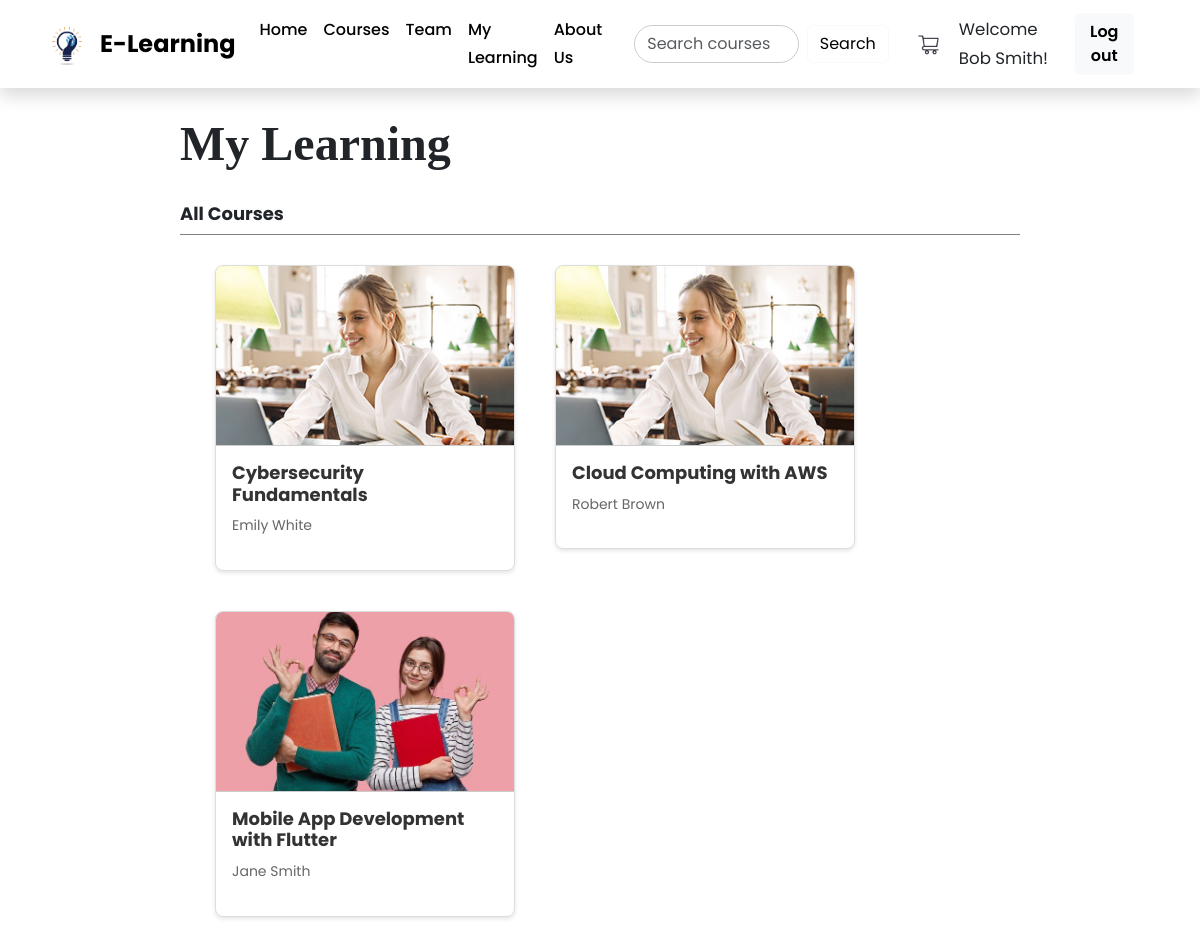
Page /my_learning/my_learning.php (signed in) on the committed database.
### tables this page shows
CREATE TABLE IF NOT EXISTS `old_cart` (
  `p_id` int DEFAULT NULL,
  `s_id` int DEFAULT NULL,
  `c_id` int DEFAULT NULL,
  KEY `p_id` (`p_id`),
  KEY `s_id` (`s_id`),
  KEY `c_id` (`c_id`)
);

CREATE TABLE IF NOT EXISTS `course` (
  `c_name` varchar(100) NOT NULL COMMENT 'Course Name',
  `c_id` int NOT NULL AUTO_INCREMENT COMMENT 'Course ID, Primary key that auto-increments',
  `c_desc` text NOT NULL COMMENT 'Description for course',
  `c_price` varchar(10) NOT NULL COMMENT 'Price of a course',
  `c_no_of_lessons` int NOT NULL COMMENT 'Number of lessons in a course',
  `c_image` varchar(100) NOT NULL COMMENT 'Path to course image',
  `i_id` int NOT NULL DEFAULT '1' COMMENT 'Instructor ID, foreign key from instructor table',
  `c_level` varchar(15) NOT NULL DEFAULT 'Beginner',
  PRIMARY KEY (`c_id`),
  KEY `fk_i_id` (`i_id`)
);

CREATE TABLE IF NOT EXISTS `instructor` (
  `i_name` varchar(50) NOT NULL COMMENT 'Instructor''s name',
  `i_id` int NOT NULL AUTO_INCREMENT COMMENT 'Instructor''s ID, Primary key, auto-incremented',
  `i_phone` varchar(13) NOT NULL COMMENT 'Instructor''s phone number',
  `i_email` varchar(40) NOT NULL COMMENT 'Instructor''s email address',
  `i_image` varchar(30) NOT NULL COMMENT 'Instructor''s Image Path',
  `i_bio` varchar(40) NOT NULL COMMENT 'Instructor''s Bio',
  `i_job_desc` varchar(1000) NOT NULL,
  PRIMARY KEY (`i_id`)
);

### my_learning/my_learning.php (the view, shortened to what this page needs)
<?php
$is_logged_in = isset($_SESSION['is_logged_in']);
$username = isset($_SESSION['username']) ? $_SESSION['username'] : '';
$s_id = $_SESSION['s_id'];
?>
<!DOCTYPE html>
<html lang="en">
<head>
    <link rel="stylesheet" href="../bootstrap/css/bootstrap.min.css">
    <link rel="stylesheet" href="../home/styles.css">
    <link rel="stylesheet" href="my_learning.css">
</head>
<body>
<header>
    <nav class="navbar navbar-expand-lg bg-primary shadow">
      <div class="container">
        <a class="navbar-brand d-flex align-items-center logo" href="#">
          <img src="../home/images/logo1.png" alt="Logo" width="50" height="50" class="me-2">
          <span>E-Learning</span>
        </a>
        <div class="collapse navbar-collapse" id="navbarNav">
          <ul class="navbar-nav ms-auto me-4">
            <li class="nav-item"><a class="nav-link text-light" href="../home/home.php">Home</a></li>
            <li class="nav-item"><a class="nav-link text-light" href="../home/home.php#courses">Courses</a></li>
            <li class="nav-item"><a class="nav-link text-light" href="../home/home.php#team">Team</a></li>
            <li class="nav-item"><a class="nav-link text-light" href="../my_learning/my_learning.php">My Learning</a></li>
            <li class="nav-item"><a class="nav-link text-light" href="../home/home.php#About-us">About Us</a></li>
          </ul>
    <form class="d-flex me-4" method="POST" action="../search/search.php">
        <input class="form-control me-2 search" type="search" name="searchQuery" placeholder="Search courses..." aria-label="Search" required>
        <button class="btn btn-outline-light" type="submit">Search</button>
    </form>
          <a href="../cart/cart.php" class="me-3 cart">
            <img src="../home/images/cart_icon.png" alt="Cart" width="30" height="30">
          </a>
          <?php if ($is_logged_in): ?>
            <span style="font-size: 65%; margin-right: 2%;">Welcome <?php echo $username; ?>! </span>
            <a href="../registration/logout.php" class="btn btn-light me-4">Log out</a>
          <?php else: ?>
            <a href="../registration/login.php" class="btn btn-light me-4">Login</a>
            <a href="../registration/signup.php" class="btn btn-warning">Sign Up</a>
          <?php endif; ?>
        </div>
      </div>
    </nav>
  </header>
    <section class="my-learning">
        <h1>My Learning</h1>
        <h3>All Courses</h3>
        <div class="Learning">
        <?php
            $conn = mysqli_connect("localhost", "root", "", "e_learning");
            $sql = "SELECT
                            old_cart.c_id,
                            course.c_name,
                            course.c_image,
                            instructor.i_name
                        FROM
                            old_cart
                        INNER JOIN
                            course
                        ON
                            old_cart.c_id = course.c_id
                        INNER JOIN
                            instructor
                        ON
                            course.i_id = instructor.i_id
                        WHERE
                            old_cart.s_id = '$s_id';";
            $result = mysqli_query($conn, $sql);
            while ($row = $result->fetch_assoc()) {
                echo '<a href="../course_content/course_page.php?c_id='.$row['c_id'] .'" class="card-link">'.
                        '<div class="card">'.
                            '<div class="card-header">'.
                            '<img src="../home/'.$row['c_image'].'" alt='.$row['c_name'].'/>'.
                                '<div class="overlay">'.
                                    '<i class="fas fa-play-circle play-icon"></i>'.
                                '</div>'.
                            '</div>'.
                            '<div class="card-body">'.
                            '<h2>'.$row['c_name'].'</h2>'.
                            '<p class="author">'.$row['i_name'].'</p>'.
                            '</div>'.
                        '</div>'.
                    '</a>';
            }
        ?>
        </div>
    </section>
</body>
</html>

### home/styles.css (style rules this page uses)
:root { --transition-1: 0.25s ease; --transition-2: 0.5s ease; }
body { padding-top: 60px; }
li { list-style-type: none; }
button { cursor: pointer; }
img { height: auto; display: flex; }
html { font-family: 'Poppins', sans-serif; font-size: 16px; scroll-behavior: smooth; }
body { font-size: 1.6rem; line-height: 1.75; }
.navbar { background-color: #fff !important; position: fixed; top: 0; left: 0; width: 100%; z-index: 1000; box-shadow: 0 4px 6px rgba(0, 0, 0, 0.1); }
.navbar-brand span { font-size: 1.5rem; font-weight: bold; color: #000; }
.nav-link { font-size: 1rem; font-weight: 500; color: #000 !important; }
.btn-light { color: #000 !important; font-weight: 600; }
.btn-light { color: #000 !important; }
.navbar .form-control { max-width: 400px; border-radius: 20px; border: 1px solid #ccc; }
.btn-outline-light { color: #000; width: 100px; }

### my_learning/my_learning.css (style rules this page uses)
body { margin-top: 35px; padding-left: 15%; padding-right: 15%; padding-bottom: 1%; font-family: 'Poppins', sans-serif; }
.my-learning { margin-top: 20px; padding: 0; }
h1 { margin-bottom: 30px; font-weight: bold; font-size: 48px; font-family: Georgia, 'Times New Roman', Times, serif; position: relative; transition: text-shadow 0.3s ease, transform 0.3s ease; }
h3 { font-size: 18px; font-weight: bold; padding-bottom: 10px; border-bottom: 1px solid gray; }
.Learning { display: flex; flex-wrap: wrap; gap: 40px; margin-top: 30px; padding: 0; padding-left: 35px; }
.card-link { text-decoration: none; color: inherit; display: block; width: 100%; max-width: 300px; }
.card { background: #fff; border: 1px solid #ddd; border-radius: 8px; box-shadow: 0 2px 4px rgba(0, 0, 0, 0.1); overflow: hidden; display: flex; flex-direction: column; position: relative; }
.card-header { position: relative; height: 180px; overflow: hidden; padding: 0%; }
.card-header img { width: 100%; height: 100%; object-fit: cover; }
.card-body { padding: 16px; }
.card-body h2 { font-size: 18px; margin-bottom: 8px; font-weight: bold; color: #333; }
.card-body .author { color: #666; font-size: 14px; }

### rows in the picture
old_cart: c.c_image (picture), c.c_name "Cybersecurity Fundamentals", instructor.i_name "Emily White"
old_cart: c.c_image (picture), c.c_name "Cloud Computing with AWS", instructor.i_name "Robert Brown"
old_cart: c.c_image (picture), c.c_name "Mobile App Development with Flutter", instructor.i_name "Jane Smith"

### other values in the picture
$username "Bob Smith"
